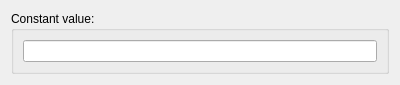
<?xml version="1.0" encoding="UTF-8"?>
<ui version="4.0">
 <class>PopulateConstantConfig</class>
 <widget class="QWidget" name="PopulateConstantConfig">
  <property name="geometry">
   <rect>
    <x>0</x>
    <y>0</y>
    <width>400</width>
    <height>77</height>
   </rect>
  </property>
  <property name="windowTitle">
   <string notr="true">Form</string>
  </property>
  <layout class="QVBoxLayout" name="verticalLayout">
   <item>
    <widget class="QGroupBox" name="valueGroup">
     <property name="title">
      <string>Constant value:</string>
     </property>
     <layout class="QVBoxLayout" name="verticalLayout_2">
      <item>
       <widget class="QLineEdit" name="valueEdit">
        <property name="cfg" stdset="0">
         <string notr="true">PopulateConstant.Value</string>
        </property>
       </widget>
      </item>
     </layout>
    </widget>
   </item>
  </layout>
 </widget>
 <resources/>
 <connections/>
</ui>
